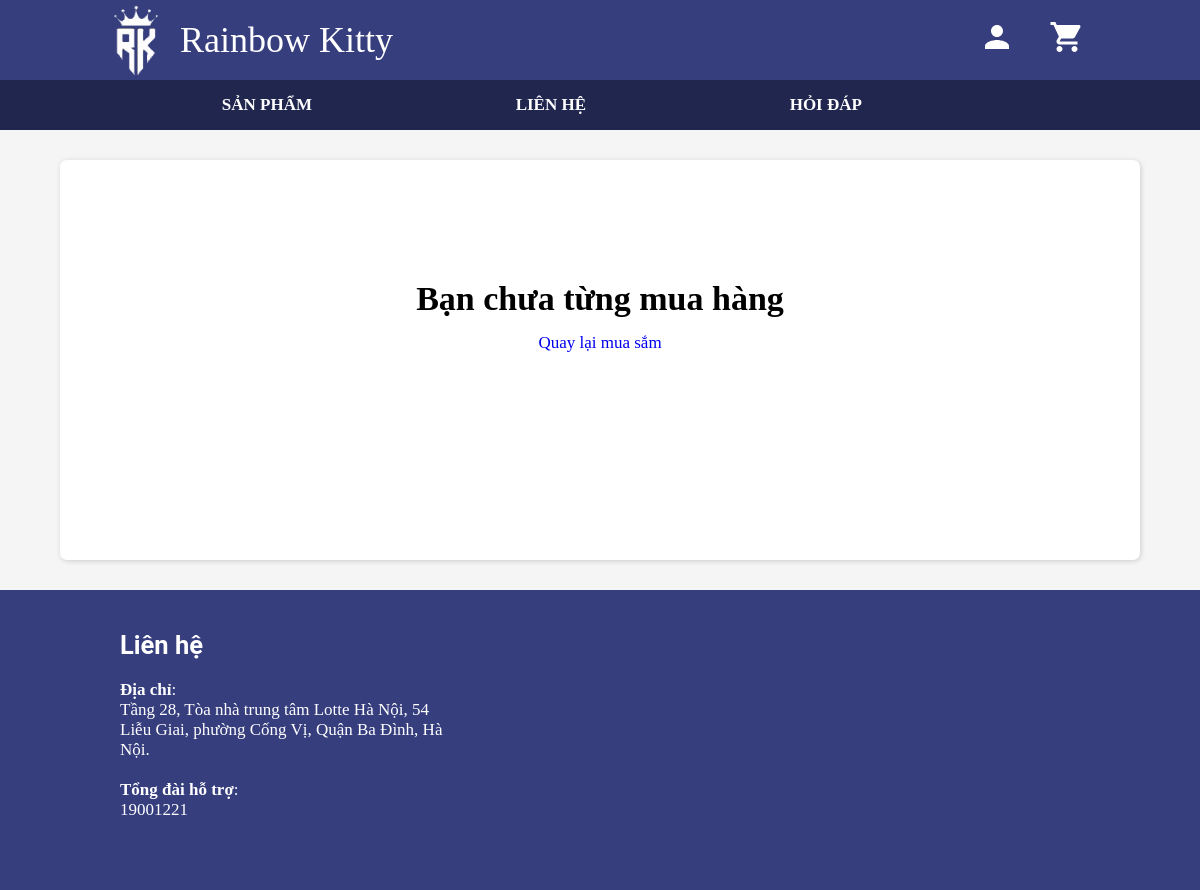
/public/display-orders.php (signed in), run on an earlier commit of the app's database.
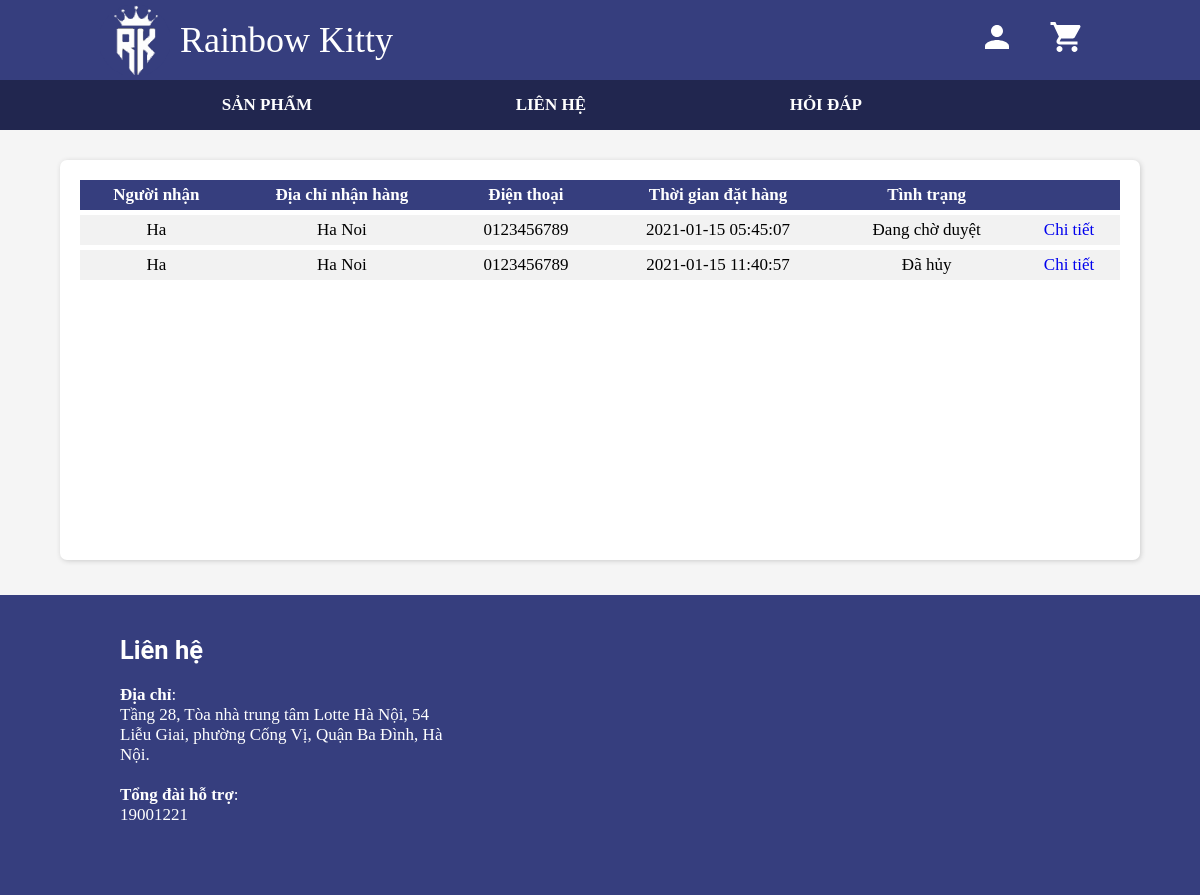
And on a later commit of the database.
### tables this page shows
CREATE TABLE `bills` (
  `id` int(11) NOT NULL,
  `id_customer` int(11) NOT NULL,
  `receiver` varchar(50) NOT NULL,
  `address` varchar(100) NOT NULL,
  `phone` varchar(15) NOT NULL,
  `id_state` int(11) NOT NULL,
  `purchase_time` datetime NOT NULL
);

CREATE TABLE `bill_states` (
  `id` int(11) NOT NULL,
  `state` varchar(50) NOT NULL
);

### public/templates/account/check-customer-signed-in.php (called while the page is built, shortened)
        <?php
function customer_signed_in() {
    if (isset($_SESSION["user"]["type"]) && $_SESSION["user"]["type"] == "customer") {
        return true;
    }
    return false;
}

### config/db.php (called while the page is built, shortened)
<?php
function sql_query(string $query_msg) {
    $connect = mysqli_connect(
        SERVER_NAME,
        USERNAME,
        PASSWORD,
        DB_NAME
    );
    mysqli_set_charset($connect, "utf8");
    $result = mysqli_query($connect, $query_msg) or trigger_error(mysqli_error($connect), E_USER_ERROR);
    return $result;
}

### public/templates/order/order-item.php (the view)
<?php function spawn_order_item($bill_id) { ?>
    <?php
        $bill = sql_query("
            SELECT *
            FROM bills
            WHERE id = '$bill_id';
        ");
        $bill = mysqli_fetch_array($bill);
        $bill_state = sql_query("
            SELECT state
            FROM bill_states
            WHERE id = {$bill["id_state"]};
        ");
        $bill_state = mysqli_fetch_array($bill_state)["state"];
    ?>
            <tr>
                <td>
                    <span><?= $bill["receiver"] ?></span>
                </td>
                <td>
                    <span><?= $bill["address"] ?></span>
                </td>
                <td>
                    <span><?= $bill["phone"] ?></span>
                </td>
                <td>
                    <span><?= $bill["purchase_time"] ?></span>
                </td>
                <td>
                    <span><?= $bill_state ?></span>
                </td>
                <td>
                    <a href="/public/display-orders-details.php?id=<?= $bill_id ?>">Chi tiết</a>
                </td>
            </tr>
<?php } ?>

### public/display-orders.php (shortened to what this page needs)
<?php
    $root_path = $_SERVER["DOCUMENT_ROOT"];
    require_once($root_path . "/public/templates/account/check-customer-signed-in.php");
    require_once($root_path . "/public/templates/order/order-item.php");
    require_once($root_path . "/config/db.php");
?>
<!DOCTYPE html>
<html lang="en">
<head>
    <link rel="stylesheet" href="/public/templates/css/all.css">
</head>
<body>
    <div>
    <?php include_once($root_path . "/public/templates/ui/header.php"); ?>
    <?php include_once($root_path . "/public/templates/ui/menu.php"); ?>
    <div class="panel">
        <?php
            if (customer_signed_in()) {
                $number_orders = sql_query("
                    SELECT COUNT(id) as number_of_bills_of_current_customer
                    FROM bills
                    WHERE id_customer = {$_SESSION["user"]["customer"]["id"]};
                ");
                $number_orders = mysqli_fetch_array($number_orders)["number_of_bills_of_current_customer"];
                if ($number_orders == 0) {
                    ?>
                    <div class="notification">
                        <h1>Bạn chưa từng mua hàng</h1>
                        <a href="/public/home.php">Quay lại mua sắm</a>
                    </div>
                    <?php
                } else {
                    $orders = sql_query("
                        SELECT *
                        FROM bills
                        WHERE id_customer = {$_SESSION["user"]["customer"]["id"]};
                    ");
                    ?>
                    <table class="table-header">
                        <tr>
                            <th>Người nhận</th>
                            <th>Địa chỉ nhận hàng</th>
                            <th>Điện thoại</th>
                            <th>Thời gian đặt hàng</th>
                            <th>Tình trạng</th>
                            <th></th>
                        </tr>
                        <?php
                        foreach ($orders as $order) {
                            spawn_order_item($order["id"]);
                        }
                        ?>
                    </table>
                    <?php
                }
            }
        ?>
    </div>
    <?php include_once($root_path . "/public/templates/ui/footer.php"); ?>
</body>
</html>

What changed in the data, as far as the page shows it:
added bills: receiver "Ha", address "Ha Noi", phone "0123456789", purchase_time "2021-01-15 05:45:07", id_state.state "Đang chờ duyệt"
added bills: receiver "Ha", address "Ha Noi", phone "0123456789", purchase_time "2021-01-15 11:40:57", id_state.state "Đã hủy"
Also different on the page:
text no longer shown: "Bạn chưa từng mua hàng Quay lại mua sắm"
text now shown: "Người nhận Địa chỉ nhận hàng Điện thoại Thời gian đặt hàng Tình trạng"
